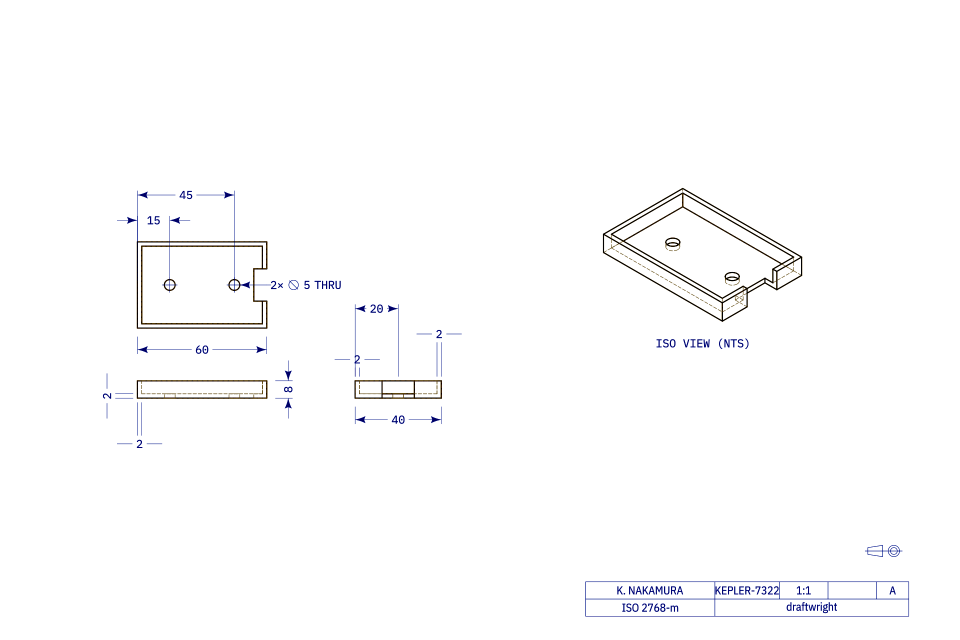
#> input picture train_v14/mech/benchmarks/data/render_ctrl/png/000bc5ac-ffb4-009a-e213-ec6618d29e54_v4.png, 1920 x 1280 px (shown at 1/2 size); its folder holds only this picture in this run
$ python -i prep_options.py   (imports and definitions only)
#> lines starting #> are read from the running program, lines starting #| are printed output that depends on the picture; after the words box and inside, x2 and y2 are one past the last pixel; in counts of white or black regions, pixels touching at a corner belong together
### train_v14/geom/faces_time_figure.py
"""1-column figure: face count vs drawing-to-part time (colour = IoU) with lettered callouts whose drawing ISO view and
SFT + GRPO pick sit in the empty top band. Writes the clean chart on a FIXED layout (no tight bbox) so data points map
to known positions on the image, plus the overlay assets; build_faces_time_figure.js then places every overlay as an
editable PPTX object (circles, letters, images) on top of the chart.
  faces_time_paper/figure/{chart.svg, chart.png, iso_<L>.png, pick_<L>.png, manifest.json}
Renders: render_callouts.py output in faces_time_paper/renders/<key>/{drawing,pick}.png.

    PYTHONPATH=train_v14/geom .venv/bin/python train_v14/geom/faces_time_figure.py --real R.jsonl --synth S.jsonl \
        --keys 47adc310 533abec2 938a49c0 A_00435481
"""
import argparse
import json
import os

import matplotlib
import numpy as np

matplotlib.use("Agg")
import matplotlib.pyplot as plt  # noqa: E402
from matplotlib.colors import Normalize  # noqa: E402
from matplotlib.lines import Line2D  # noqa: E402
from PIL import Image  # noqa: E402
from scipy import ndimage as nd  # noqa: E402

from plot_iou_time_faces import CMAP, F_LIM, LAB, load, log_axis  # noqa: E402
from plot_pipeline_timing import DV, style  # noqa: E402

B = f"{DV}/results/figures/pipeline_timing/faces_time_paper"; O = f"{B}/figure"; os.makedirs(O, exist_ok=True)
FIG = (6.0, 6.0); AX = [0.14, 0.11, 0.64, 0.86]; CB = [0.81, 0.11, 0.035, 0.86]   # figure fractions, fixed


def iso_box(png):
    """Bounding box of the drawing's ISO view: of the separate views on the sheet, the one whose edges run most along the
    isometric +-30 deg directions (orthographic views are nearly all horizontal / vertical), +0.1 if an 'ISO VIEW (NTS)'-
    shaped caption sits just above or below it (round, toothed parts give orthographic views diagonal edges too).
    Right on all 44 bench sheets checked (21 Oct)."""
    gray = np.asarray(Image.open(png).convert("L")).astype(float); ink = gray < 200
    gx, gy = nd.sobel(gray, 1), nd.sobel(gray, 0); ang = np.degrees(np.arctan2(gy, gx)) % 180
    edge = np.hypot(gx, gy) > 200; diag = edge & ((np.abs(ang - 60) < 8) | (np.abs(ang - 120) < 8))
    caps = []   # caption-shaped text blobs at two dilation scales (the caption shrinks with the sheet scale)
    for it in (12, 6):
        for sl in nd.find_objects(nd.label(nd.binary_dilation(ink, iterations=it))[0]):
            w, h = sl[1].stop - sl[1].start, sl[0].stop - sl[0].start
            if (it == 12 and 150 <= w <= 240 and 35 <= h <= 55) or (it == 6 and 15 <= h <= 60 and 3.5 <= w / h <= 6 and w < 240):
                caps.append((sl[1].start, sl[0].start, sl[1].stop, sl[0].stop))
    lab, _ = nd.label(nd.binary_dilation(ink, iterations=8)); best = None
    for n, sl in enumerate(nd.find_objects(lab), 1):
        b = (sl[1].start, sl[0].start, sl[1].stop, sl[0].stop)
        if (b[2] - b[0]) * (b[3] - b[1]) < 20000:
            continue
        m = lab[sl] == n; e = (edge[sl] & m).sum()
        if e < 300:
            continue
        cap = any((0 <= c[1] - b[3] <= 70 or 0 <= b[1] - c[3] <= 70) and b[0] <= (c[0] + c[2]) / 2 <= b[2] for c in caps)
        f = (diag[sl] & m).sum() / e + (0.1 if cap else 0.0)
        if best is None or f > best[0]:
            best = (f, b)
    if best is None:
        return None
    # keep only the view itself inside the box (drops a caption that the dilation merged in)
    x0, y0, x1, y1 = best[1]
    sub = nd.binary_dilation(ink[y0:y1, x0:x1], iterations=4); sl2, _ = nd.label(sub)
    sizes = nd.sum(sub, sl2, range(1, sl2.max() + 1)); keep = nd.find_objects((sl2 == 1 + int(np.argmax(sizes))).astype(int))[0]
    return (x0 + keep[1].start, y0 + keep[0].start, x0 + keep[1].stop, y0 + keep[0].stop)


# synthetic-part marker styles (real parts are filled markers, drawn on top); (marker, size, filled, line width)
SYNTH = {"filled": ("o", 22, True, 0), "hollow": ("o", 26, False, 0.9), "hollow_thick": ("o", 26, False, 1.4),
         "hollow_small": ("o", 14, False, 0.7), "dot": ("o", 7, True, 0), "plus": ("+", 30, False, 0.9), "cross": ("x", 20, False, 0.9),
         "hollow_tri": ("^", 26, False, 0.9)}


# [33 lines left out: functions draw, quartile_means, quartile_guides, not called in this run]


def transparent(im):
    a = np.asarray(im.convert("RGBA")).copy(); a[a[..., :3].min(-1) > 245, 3] = 0
    im = Image.fromarray(a); return im.crop(im.getbbox())


# [104 lines left out: function main, not called in this run]


# [2 lines that do not run on import are left out]

### results/figures/repair_options/prep_options.py
"""Crops the repair_options_assets.py renders, writes deck/manifest.json for build_options.js and an overview PNG
contact sheet per model (overview_<model>.png): one row per part, drawing | start -> repairs ... | ground truth."""
import json
import os

import sys

import numpy as np
from PIL import Image, ImageDraw, ImageFont

sys.path.insert(0, "/projects/illinois/eng/ece/wpk/bimrose2/drawing_vlm/train_v14/geom")

# [1 line not run here, left out]
FONT = "/usr/share/fonts/urw-base35/NimbusSans-Bold.otf"


# [8 lines left out: function crop, not called in this run]


def iso_crop(src, dst):
    """The drawing's ISO view only (faces_time_figure.iso_box), white made transparent; whole sheet if not found."""
#> called with dst = 'out.png'
    from faces_time_figure import iso_box, transparent
    im = Image.open(src); b = iso_box(src); im = transparent(im.crop(b) if b else im); im.save(dst); return list(im.size)
#> in iso_crop, im is the input picture: PIL image 1920x1280 RGB; mean R, G, B 252.3, 252.2, 252.6
#> in iso_box, `ink = gray < 200`:
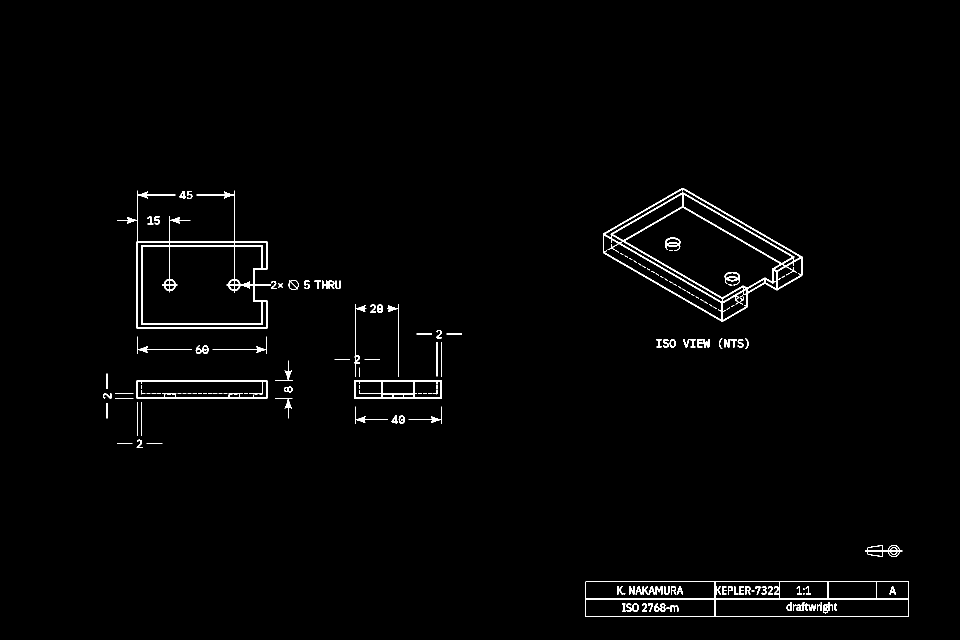
#> ink: shape (1280, 1920) bool (shown at 1/2 size); 1.3% white; 166 white regions (61 under 20 px), largest, box (x1, y1, x2, y2) and area: (1206, 376, 1605, 644) 8039, (234, 381, 542, 658) 6916, (1170, 1163, 1818, 1233) 3294
#> in iso_box, `gx, gy = (nd.sobel(gray, 1), nd.sobel(gray, 0))`:
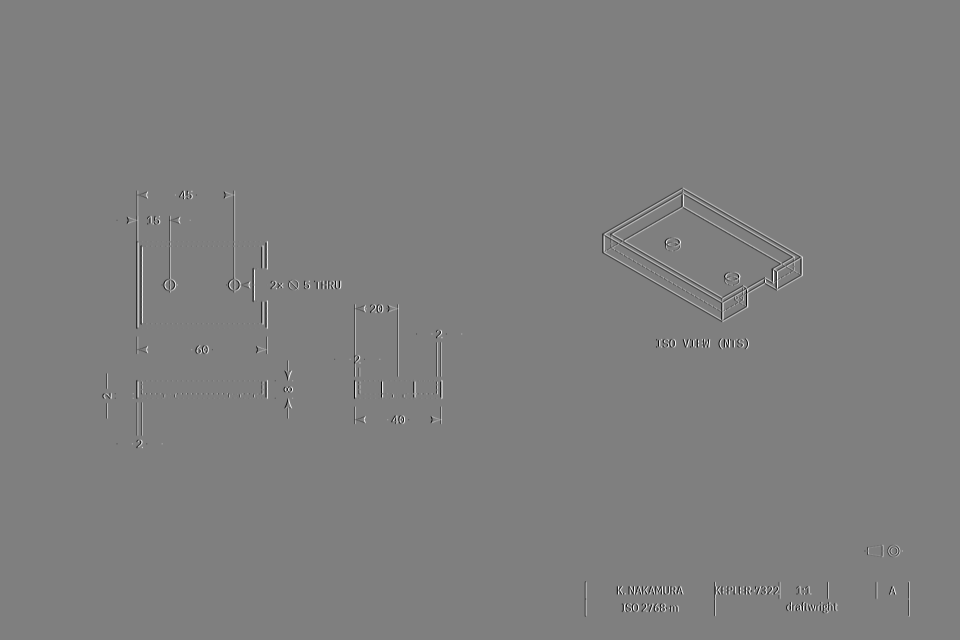
#> gx: shape (1280, 1920) float64 (shown at 1/2 size); min -1020, max 1020, mean 0; drawn with min black and max white
#> in iso_box, `edge = np.hypot(gx, gy) > 200`: edge: shape (1280, 1920) bool; 2.3% white; 74 white regions, largest, box (x1, y1, x2, y2) and area: (1205, 375, 1606, 645) 14363, (233, 380, 543, 659) 10881, (1169, 1162, 1819, 1234) 6787
#> in iso_box, `diag = edge & ((np.abs(ang - 60) < 8) | (np.abs(ang - 120) < 8))`: diag: shape (1280, 1920) bool; 0.57% white in thin lines or dots, all inside (x1, y1, x2, y2) = (207, 375, 1818, 1234)
#> in iso_box, `lab, _ = nd.label(nd.binary_dilation(ink, iterations=8))`:
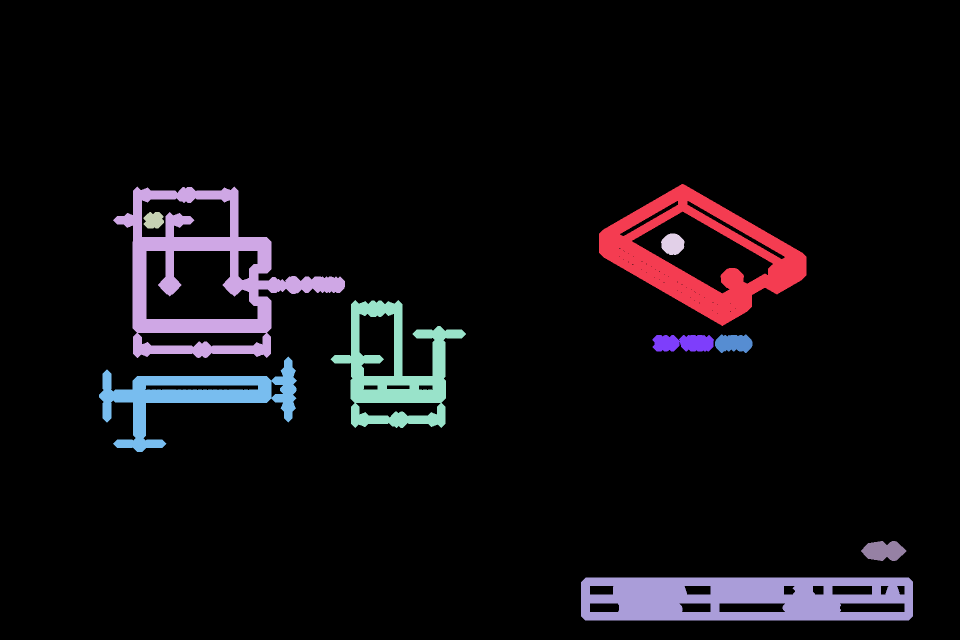
#> lab: shape (1280, 1920) int32 (shown at 1/2 size); 11 distinct labels, from 0 to 10; one colour per label, 0 black
#> the loop in iso_box, `for n, sl in enumerate(nd.find_objects(lab), 1):` made 10 passes
#> (e, cap, f, best) on pass 1: (15216, True, 0.865, (0.865, (1198, 368, 1613, 652)))
#> b on passes 3, 4, 6, 7, 9: (287, 424, 328, 457), (1322, 467, 1369, 510), (1430, 669, 1505, 706), (1305, 670, 1428, 703), (1722, 1082, 1813, 1122)
#> pass 1, in iso_box, `m = lab[sl] == n`:
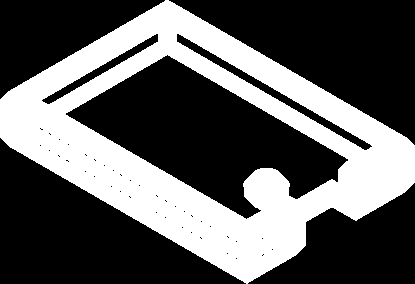
#> m: shape (284, 415) bool; 36% white; 1 white region, box (x1, y1, x2, y2) and area: (0, 0, 415, 284) 42444
#> pass 2, in iso_box, `m = lab[sl] == n`:
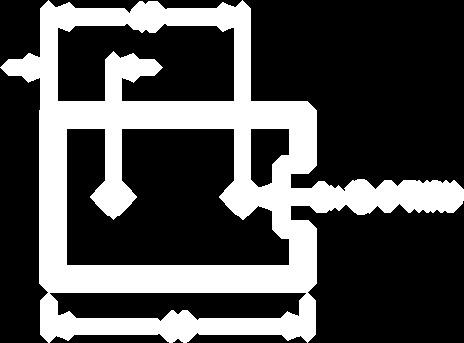
#> m: shape (343, 464) bool; 29.9% white; 1 white region, box (x1, y1, x2, y2) and area: (0, 0, 464, 343) 47635
#> in iso_box, `x0, y0, x1, y1 = best[1]`: x0 = 1198; y0 = 368; x1 = 1613; y1 = 652
#> in iso_box, `sub = nd.binary_dilation(ink[y0:y1, x0:x1], iterations=4)`: sub: shape (284, 415) bool; 25.5% white; 2 white regions, box (x1, y1, x2, y2) and area: (4, 4, 411, 280) 29015, (128, 103, 167, 138) 1093
#> in iso_box, `sl2, _ = nd.label(sub)`:
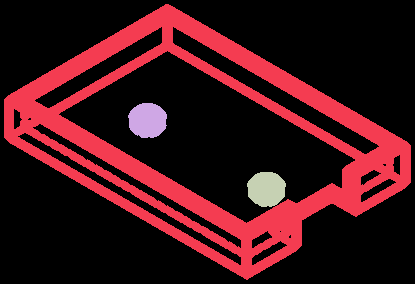
#> sl2: shape (284, 415) int32; 4 distinct labels, from 0 to 3; one colour per label, 0 black
#> in iso_box, `sizes = nd.sum(sub, sl2, range(1, sl2.max() + 1))`: sizes = [27933, 1093, 1082]
#> after `b = iso_box(src)`: b = (1202, 372, 1609, 648)
#> in transparent, `return im.crop(im.getbbox())`:
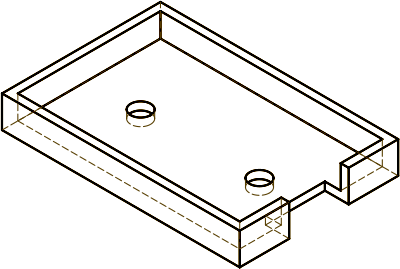
#> returned value: PIL image 400x269 RGBA; mean R, G, B, A 237.6, 236.7, 235.2, 25.4; transparent parts drawn white


def fit(im, w, h):   # transparent renders composited on white
    im = im.convert("RGBA"); im.thumbnail((w, h)); c = Image.new("RGB", (w, h), "white")
    c.paste(im, ((w - im.width) // 2, (h - im.height) // 2), im); return c


M = {}
# [28 lines not run here, left out]

>>> result = iso_crop('../../../train_v14/mech/benchmarks/data/render_ctrl/png/000bc5ac-ffb4-009a-e213-ec6618d29e54_v4.png', 'out.png')
#> result = [400, 269]

$ run again, on train_v14/mech/benchmarks/data/render_ctrl/png/00199e66-2f80-ae33-2603-60a317088932_v5.png
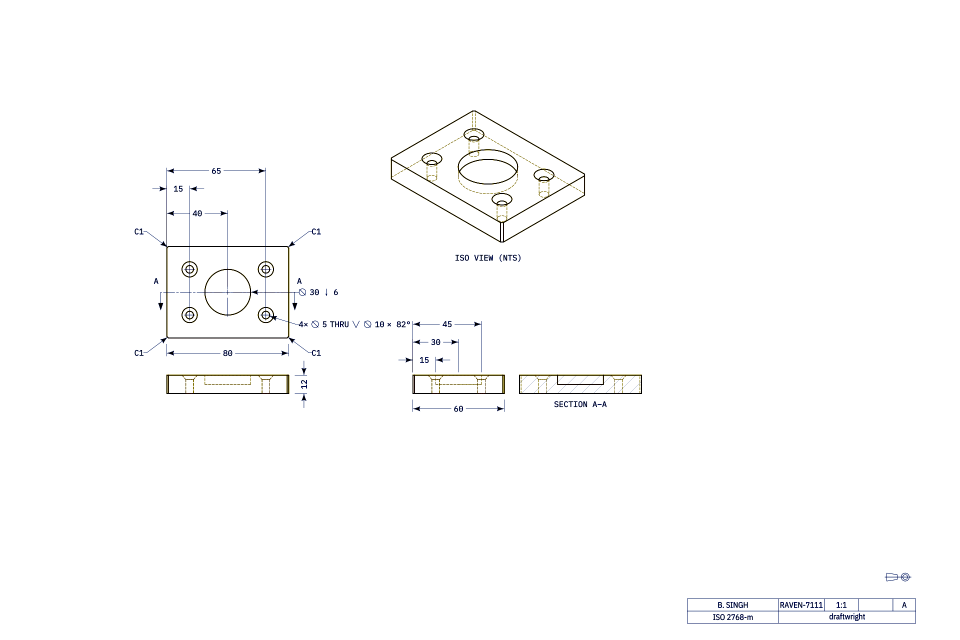
#> input picture train_v14/mech/benchmarks/data/render_ctrl/png/00199e66-2f80-ae33-2603-60a317088932_v5.png, 1920 x 1280 px (shown at 1/2 size)
#> in iso_crop, im is the input picture: PIL image 1920x1280 RGB; mean R, G, B 252.6, 252.6, 252.6
#> ink: shape (1280, 1920) bool; 1.2% white in thin lines or dots, all inside (x1, y1, x2, y2) = (269, 221, 1832, 1247)
#> edge: shape (1280, 1920) bool; 2.2% white; 71 white regions (3 under 20 px), largest, box (x1, y1, x2, y2) and area: (286, 335, 643, 713) 12882, (780, 220, 1171, 486) 10119, (1373, 1196, 1833, 1248) 4125
#> diag: shape (1280, 1920) bool; 0.38% white in thin lines or dots, all inside (x1, y1, x2, y2) = (271, 221, 1823, 1243)
#> lab: shape (1280, 1920) int32; 8 distinct labels, from 0 to 7
#> the loop in iso_box, `for n, sl in enumerate(nd.find_objects(lab), 1):` made 7 passes
#> (e, f, best) on pass 1: (13414, 0.458, (0.458, (773, 213, 1178, 493)))
#> x0 = 773; y0 = 213; x1 = 1178; y1 = 493
#> in iso_box, `sub = nd.binary_dilation(ink[y0:y1, x0:x1], iterations=4)`:
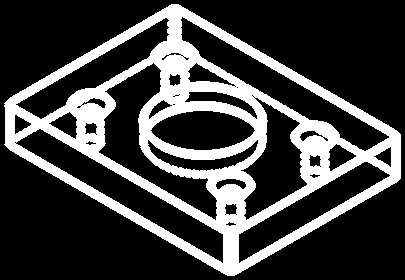
#> sub: shape (280, 405) bool; 24.8% white; 1 white region, box (x1, y1, x2, y2) and area: (4, 4, 401, 276) 28166
#> sizes = [28166]
#> in iso_crop, `b = iso_box(src)`: b = (777, 217, 1174, 489)
#> im: PIL image 397x272 RGBA
#> in transparent, `return im.crop(im.getbbox())`:
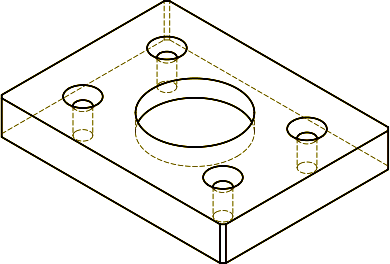
#> returned value: PIL image 390x264 RGBA; mean R, G, B, A 242.3, 241.7, 239.2, 20.4; transparent parts drawn white

$ run again, on train_v14/mech/benchmarks/data/render_ctrl/png/00874eac-be8c-17f8-ad7b-6a035b6c40ae_v2.png
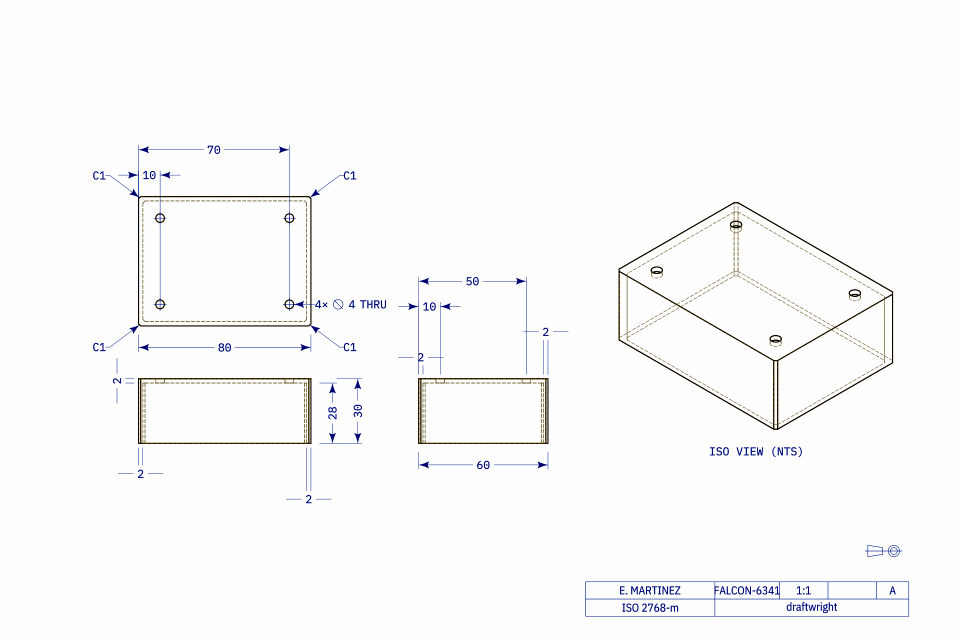
#> input picture train_v14/mech/benchmarks/data/render_ctrl/png/00874eac-be8c-17f8-ad7b-6a035b6c40ae_v2.png, 1920 x 1280 px (shown at 1/2 size)
#> in iso_crop, im is the input picture: PIL image 1920x1280 RGB; mean R, G, B 251.5, 250.5, 250.9
#> ink: shape (1280, 1920) bool; 1.9% white in thin lines or dots, all inside (x1, y1, x2, y2) = (186, 291, 1818, 1233)
#> edge: shape (1280, 1920) bool; 3.4% white; 195 white regions, largest, box (x1, y1, x2, y2) and area: (1236, 403, 1788, 861) 14507, (210, 290, 714, 704) 12607, (275, 755, 624, 889) 7479
#> diag: shape (1280, 1920) bool; 0.67% white in thin lines or dots, all inside (x1, y1, x2, y2) = (188, 290, 1818, 1234)
#> lab: shape (1280, 1920) int32; 10 distinct labels, from 0 to 9
#> the loop in iso_box, `for n, sl in enumerate(nd.find_objects(lab), 1):` made 9 passes
#> (e, cap, f, best) on passes 1 to 2: (20672, False, 0.0928, (0.0928, (178, 283, 780, 712))), (21510, True, 0.68, (0.68, (1229, 396, 1795, 868)))
#> x0 = 1229; y0 = 396; x1 = 1795; y1 = 868
#> sub: shape (472, 566) bool; 18.3% white; 4 white regions, box (x1, y1, x2, y2) and area: (4, 4, 562, 468) 46417, (306, 270, 339, 302) 846, (464, 178, 497, 211) 845, (68, 133, 101, 165) 843
#> sl2: shape (472, 566) int32; 5 distinct labels, from 0 to 4
#> sizes = [46417, 843, 845, 846]
#> in iso_crop, `b = iso_box(src)`: b = (1233, 400, 1791, 864)
#> im: PIL image 558x464 RGBA
#> in transparent, `return im.crop(im.getbbox())`:
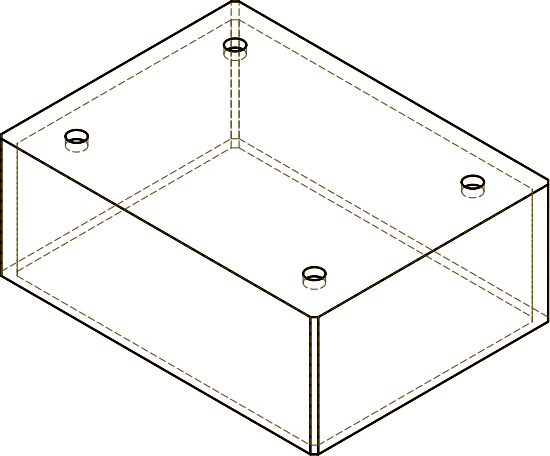
#> returned value: PIL image 550x456 RGBA; mean R, G, B, A 246.7, 245.4, 244.1, 14.3; transparent parts drawn white
